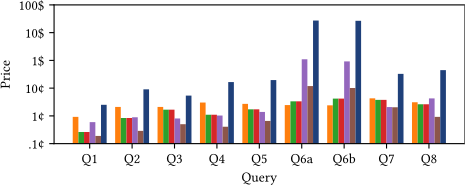

The Python source for this figure:
#!/usr/bin/env python3

import argparse
import matplotlib; matplotlib.use('Agg')
import numpy as np
import pandas as pd
from matplotlib import pyplot as plt

plt.rcParams.update({
    'errorbar.capsize': 2,
    'pdf.fonttype': 42,
    'ps.fonttype': 42,
    'font.family': 'Linux Libertine',
})

ETHa = ( 31/255,  64/255, 122/255) # dark blue
ETHb = ( 72/255,  90/255,  44/255) # dark green
ETHc = ( 18/255, 105/255, 176/255) # light blue
ETHd = (114/255, 121/255,  28/255) # light green
ETHe = (145/255,   5/255, 106/255) # dark pink
ETHf = (111/255, 111/255, 100/255) # gray
ETHg = (168/255,  50/255,  45/255) # dark red
ETHh = (  0/255, 122/255, 150/255) # turquoise
ETHi = (149/255,  96/255,  19/255) # brown

parser = argparse.ArgumentParser()
parser.add_argument('-i', '--input',     help='Input JSON lines file')
parser.add_argument('-o', '--output',    help='Output PDF file')
parser.add_argument('-l', '--no_legend', help='Suppress legend from plot',
                                         action='store_true')
parser.add_argument('-x', '--no_xaxis',  help='Suppress x-axis from plot',
                                         action='store_true')
parser.add_argument('-y', '--no_yaxis',  help='Suppress y-axis from plot',
                                         action='store_true')
args = parser.parse_args()

df = pd.read_json(args.input, lines=True)

df = df[df.cpu_time.notna()]
df = df[df.query_id != '6']
df = df[df.system != 'athena']
df.loc[df.num_cores.isna(), 'num_cores'] = 0

# Average over runs
df = df.groupby(['system', 'num_cores', 'query_id', 'num_events']).median().reset_index()

# Extrapolate to full data set
df_max_data = df\
    .groupby(['system', 'num_cores', 'query_id']) \
    .agg({'num_events': 'max'}) \
    .reset_index()
df = df.merge(df_max_data, on=['system', 'num_cores', 'query_id', 'num_events'])

# Use best configuration for RDataFrames
df = df[(df.system != 'rdataframes') | (df.num_cores == 24)]

# Use largest configurations for everything else
df_max_cluster = df\
    .groupby(['system', 'query_id']) \
    .agg({'num_cores': 'max'}) \
    .reset_index()
df = df.merge(df_max_cluster, on=['system', 'num_cores', 'query_id'])

df['extrapolated_query_price'] = \
    df.query_price / df.num_events * df.num_events.max()

# Plot
fig = plt.figure(figsize=(5.3, 1.8))
ax = fig.add_subplot(1, 1, 1)

if not args.no_yaxis:
    ax.set_ylabel('Price')
if not args.no_xaxis:
    ax.set_xlabel('Query')

ax.set_yscale('log')

prop_cycle = plt.rcParams['axes.prop_cycle']
colors = prop_cycle.by_key()['color']

styles = {
    'athena':            {'color': 'none',    'label': 'Athena (v1)*'},
    'athena-v2':         {'color': colors[1], 'label': 'Athena (v2)*'},
    'bigquery':          {'color': colors[2], 'label': 'BigQuery'},
    'bigquery-external': {'color': colors[3], 'label': 'BigQuery (external)'},
    'presto':            {'color': colors[4], 'label': 'Presto'},
    'rdataframes':       {'color': colors[5], 'label': 'RDataFrames'},
    'rumble':            {'color': ETHa,      'label': 'Rumble'},
}

df['query_label'] = df.query_id \
    .apply(lambda s: 'Q' + s.replace('-1', 'a').replace('-2', 'b'))

systems = sorted(df.system.unique(), key=lambda s: styles[s]['label'])
num_bars = len(systems)
num_groups = df.query_id.nunique()
bar_width = 0.8 / num_bars
indexes = np.arange(num_groups)
bars = []
for i, system in enumerate(systems):
    data_g = df[df.system == system]
    data_g = data_g \
        .merge(pd.DataFrame(df.query_id.unique(),
                            columns=['query_id']), how='outer') \
        .sort_values('query_id')
    handle = ax.bar(indexes - ((num_bars - 1) / 2.0 - i) * bar_width,
                    data_g.extrapolated_query_price, bar_width,
                    tick_label=data_g['query_label'],
                    **styles[system])

ax.set_ylim(bottom=.001)
ax.set_xticks(indexes)
ax.set_yticks([.001, .01, .1, 1, 10, 100])
ax.set_yticklabels(['.1¢', '1¢', '10¢', '1$', '10$', '100$'])

if args.no_xaxis:
    ax.set_xticklabels([])

if args.no_yaxis:
    ax.set_yticklabels([])

if not args.no_legend:
    ax.legend(loc='lower center', ncol=3, bbox_to_anchor=(0.5, 1.02))

plt.savefig(args.output, format='pdf', bbox_inches='tight', pad_inches=0)
plt.close()
